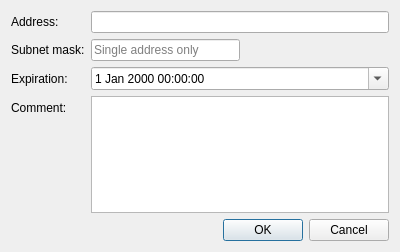
<?xml version="1.0" encoding="UTF-8"?>
<ui version="4.0">
 <class>ipBanDialog</class>
 <widget class="QDialog" name="ipBanDialog">
  <property name="geometry">
   <rect>
    <x>0</x>
    <y>0</y>
    <width>400</width>
    <height>252</height>
   </rect>
  </property>
  <property name="windowTitle">
   <string>IP ban</string>
  </property>
  <property name="modal">
   <bool>true</bool>
  </property>
  <layout class="QFormLayout" name="formLayout">
   <item row="0" column="0">
    <widget class="QLabel" name="label">
     <property name="text">
      <string>Address:</string>
     </property>
    </widget>
   </item>
   <item row="0" column="1">
    <widget class="QLineEdit" name="address"/>
   </item>
   <item row="3" column="1">
    <layout class="QHBoxLayout" name="horizontalLayout">
     <item>
      <widget class="QLineEdit" name="subnetmask">
       <property name="placeholderText">
        <string>Single address only</string>
       </property>
      </widget>
     </item>
     <item>
      <spacer name="horizontalSpacer">
       <property name="orientation">
        <enum>Qt::Horizontal</enum>
       </property>
       <property name="sizeHint" stdset="0">
        <size>
         <width>40</width>
         <height>20</height>
        </size>
       </property>
      </spacer>
     </item>
    </layout>
   </item>
   <item row="4" column="0">
    <widget class="QLabel" name="label_3">
     <property name="text">
      <string>Expiration:</string>
     </property>
    </widget>
   </item>
   <item row="4" column="1">
    <widget class="QDateTimeEdit" name="expiration">
     <property name="calendarPopup">
      <bool>true</bool>
     </property>
    </widget>
   </item>
   <item row="6" column="0">
    <widget class="QLabel" name="label_4">
     <property name="text">
      <string>Comment:</string>
     </property>
    </widget>
   </item>
   <item row="6" column="1">
    <widget class="QPlainTextEdit" name="comment"/>
   </item>
   <item row="8" column="0" colspan="2">
    <widget class="QDialogButtonBox" name="buttonBox">
     <property name="orientation">
      <enum>Qt::Horizontal</enum>
     </property>
     <property name="standardButtons">
      <set>QDialogButtonBox::Cancel|QDialogButtonBox::Ok</set>
     </property>
    </widget>
   </item>
   <item row="3" column="0">
    <widget class="QLabel" name="label_2">
     <property name="text">
      <string>Subnet mask:</string>
     </property>
    </widget>
   </item>
  </layout>
 </widget>
 <resources/>
 <connections>
  <connection>
   <sender>buttonBox</sender>
   <signal>accepted()</signal>
   <receiver>ipBanDialog</receiver>
   <slot>accept()</slot>
   <hints>
    <hint type="sourcelabel">
     <x>248</x>
     <y>254</y>
    </hint>
    <hint type="destinationlabel">
     <x>157</x>
     <y>274</y>
    </hint>
   </hints>
  </connection>
  <connection>
   <sender>buttonBox</sender>
   <signal>rejected()</signal>
   <receiver>ipBanDialog</receiver>
   <slot>reject()</slot>
   <hints>
    <hint type="sourcelabel">
     <x>316</x>
     <y>260</y>
    </hint>
    <hint type="destinationlabel">
     <x>286</x>
     <y>274</y>
    </hint>
   </hints>
  </connection>
 </connections>
</ui>
